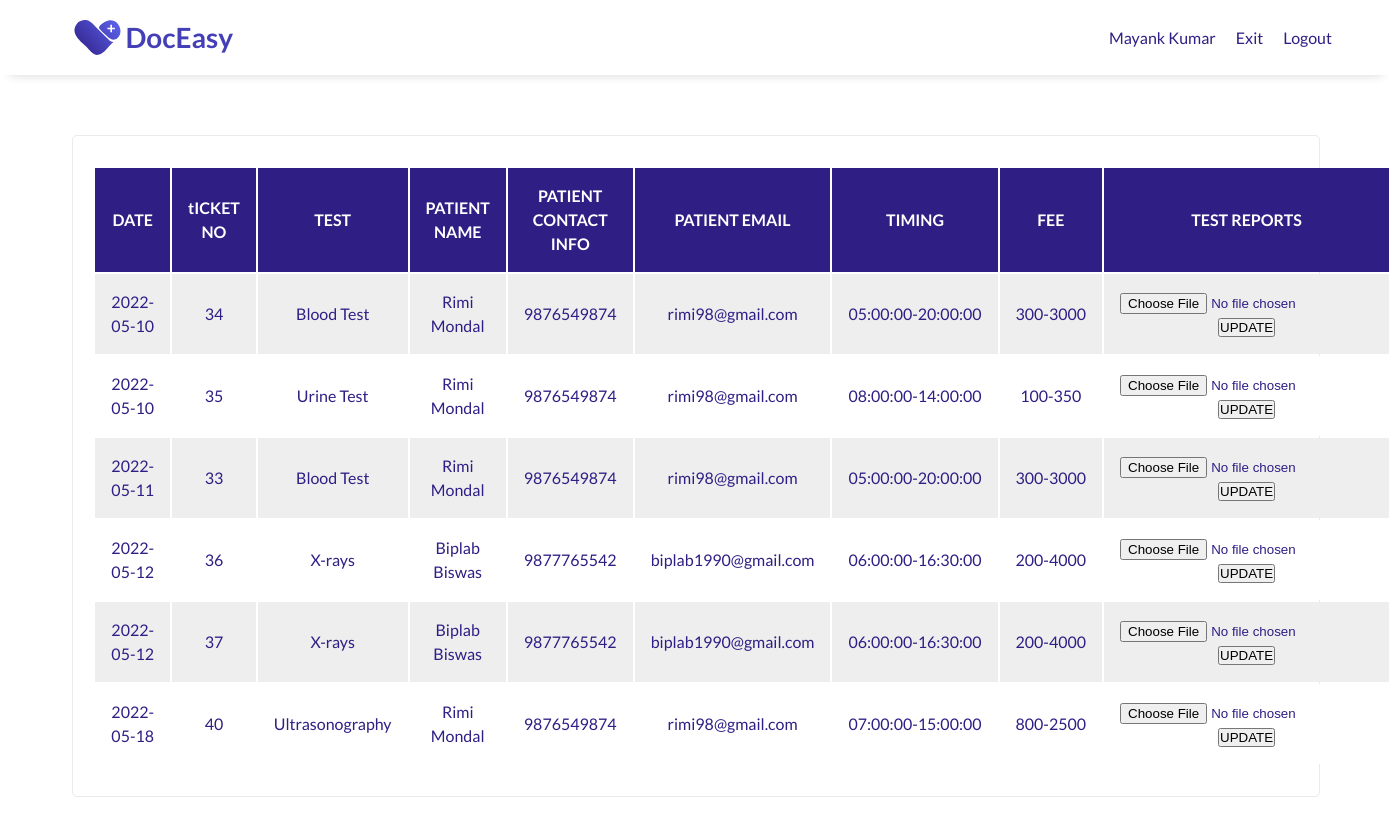
Page /public/historyPage/managementTestHistory.php (signed in) on the committed database.
### tables this page shows
CREATE TABLE `management` (
  `m_id` int(2) UNSIGNED NOT NULL,
  `clinic_id` int(4) UNSIGNED DEFAULT NULL,
  `username` varchar(10) NOT NULL,
  `password` int(10) UNSIGNED NOT NULL,
  `full_name` varchar(50) NOT NULL,
  `aadhar_no` bigint(12) UNSIGNED NOT NULL,
  `phn_no` bigint(10) UNSIGNED NOT NULL,
  `Email` varchar(50) NOT NULL
);

CREATE TABLE `test` (
  `t_id` int(4) UNSIGNED NOT NULL,
  `clinic_id` int(4) UNSIGNED DEFAULT NULL,
  `test_type` varchar(50) NOT NULL,
  `start_time` time NOT NULL,
  `end_time` time NOT NULL,
  `minimum_fee` int(4) UNSIGNED NOT NULL,
  `maximum_fee` int(4) UNSIGNED NOT NULL
);

CREATE TABLE `book_test` (
  `ticket_no` int(5) UNSIGNED NOT NULL,
  `test_id` int(4) UNSIGNED NOT NULL,
  `patient_id` int(5) UNSIGNED DEFAULT NULL,
  `clinic_id` int(4) UNSIGNED NOT NULL,
  `date` date NOT NULL,
  `approval_status` enum('PENDING','APPROVED','DECLINE','EXPIRE') NOT NULL DEFAULT 'PENDING',
  `test_appointment_slip` mediumblob DEFAULT NULL
);

CREATE TABLE `patient` (
  `p_id` int(5) UNSIGNED NOT NULL,
  `username` varchar(10) NOT NULL,
  `password` int(10) UNSIGNED NOT NULL,
  `full_name` varchar(50) NOT NULL,
  `aadhar_no` bigint(12) UNSIGNED NOT NULL,
  `dob` date NOT NULL,
  `age` int(2) UNSIGNED NOT NULL,
  `gender` enum('MALE','FEMALE','OTHER') NOT NULL,
  `marital_status` enum('MARRIED','UNMARRIED') NOT NULL,
  `phn_no` bigint(10) UNSIGNED NOT NULL,
  `email` varchar(50) NOT NULL,
  `address` varchar(200) NOT NULL,
  `city` varchar(50) NOT NULL,
  `pin_code` int(6) UNSIGNED NOT NULL,
  `allergic` varchar(100) DEFAULT NULL
);

### public/historyPage/managementTestHistory.php (the view, shortened to what this page needs)
<?php
include "../config.php";
if ($_SESSION["loggedIn"]) {
?>
    <!DOCTYPE html>
    <html lang="en">
    <head>
        <link rel="stylesheet" type="text/css" href="/assets/css/userHistory.css" />
    </head>
    <body>
        <?php
        $uname =  $_SESSION["uname"];
        $sql = "SELECT *,
                patient.full_name AS p_name, patient.email AS p_email, patient.phn_no AS p_contact, management.full_name AS m_name
                FROM test, clinic, management, patient, book_test
                WHERE clinic.id = book_test.clinic_id AND test.t_id = book_test.test_id AND patient.p_id = book_test.patient_id AND clinic.id = management.clinic_id AND management.username='$uname'
                ORDER BY date, test_type, p_name";
        $result = $conn->query($sql);
        $row = $result->fetch_assoc();
        if ($row) {
        ?>
            <header id="header">
                <div class="logo">
                    <a href="/index.php">
                        <img class="logo-img" id="header-img" src="/assets/images/doceasy/doceasy-logo.svg" alt="DocEasy logo" />
                    </a>
                </div>
                <nav id="nav-bar">
                    <ul>
                        <li><a class="nav-link" href="#"><?php echo $row["m_name"];  ?></a></li>
                        <li><a class="nav-link" href="/public/dashboard/managementDash.php">Exit</a></li>
                        <li><a class="nav-link" href="/public/logout/managementLogout.php">Logout</a></li>
                    </ul>
                </nav>
            </header>
            <main>
                <section id="table">
                    <div class="container">
                        <div class="card">
                            <table>
                                <tr>
                                    <th>DATE</th>
                                    <th>tICKET NO</th>
                                    <th>TEST</th>
                                    <th>PATIENT NAME</th>
                                    <th>PATIENT CONTACT INFO</th>
                                    <th>PATIENT EMAIL</th>
                                    <th>TIMING</th>
                                    <th>FEE</th>
                                    <th>TEST REPORTS</th>
                                </tr>
                                <?php
                                while ($row = $result->fetch_assoc()) {
                                    $ticket_no = $row["ticket_no"];
                                ?>
                                    <tr>
                                        <td> <?php echo $row["date"]; ?> </td>
                                        <td> <?php echo $row["ticket_no"]; ?> </td>
                                        <td> <?php echo $row["test_type"]; ?> </td>
                                        <td> <?php echo $row["p_name"]; ?> </td>
                                        <td> <?php echo $row["p_contact"]; ?> </td>
                                        <td> <?php echo $row["p_email"]; ?> </td>
                                        <td> <?php echo $row["start_time"] . "-" . $row["end_time"]; ?> </td>
                                        <td> <?php echo $row["minimum_fee"] . "-" . $row["maximum_fee"]; ?> </td>
                                        <?php
                                        $query_report = "SELECT * FROM book_test, test_report WHERE book_test.ticket_no = test_report.ticket_no AND test_report.ticket_no = $ticket_no";
                                        $result_report = $conn->query($query_report);
                                        $row_report = $result_report->fetch_assoc();
                                        if ($row_report) { ?>
                                            <td> <?php echo $row_report["report"]; ?> </td>
                                        <?php } else { ?>
                                            <td>
                                                <form method="POST">
                                                    <input type="file" name="report" id="report" value="<?php $report; ?>">
                                                    <button name="update" class="btn" value="update">UPDATE</button>
                                                </form>
                                            </td>
                                        <?php } ?>
                                    </tr>
                                <?php } ?>
                            </table>
                        </div>
                    </div>
                </section>
            </main>
    </body>
<?php
        } else {
            echo "No record found";
        }
    } else {
        header("Location: /public/login/ManagementLogin.php");
    }
?>
    </html>

### assets/css/userHistory.css (style rules this page uses)
* { margin: 0; padding: 0; box-sizing: border-box; scroll-behavior: smooth; }
html { font-size: 10px; }
body { font-size: 1.6rem; line-height: 1.5; font-family: "Lato", sans-serif; color: #37383a; }
li { list-style: none; }
a { color: #2f1e84; text-decoration: none; }
img { max-width: 100%; height: auto; display: block; }
.logo-img { width: 100%; max-width: 200px; }
.container { display: flex; flex-direction: row; justify-content: center; }
.card { display: flex; flex-direction: column; align-items: ce3nter; text-align: center; width: calc(100% / 1.1); margin: 1.5rem; padding: 3rem 2rem 3rem 2rem; border: 1px solid rgba(55, 56, 58, 0.1); border-radius: 5px; }
header { padding: 0 5rem; width: 100%; position: fixed; top: 0; min-height: 75px; display: flex; justify-content: space-between; align-items: center; background-color: #fff; box-shadow: 0 1rem 1rem -1rem rgba(55, 56, 58, 0.2); }
nav { font-weight: 400; }
nav>ul { display: flex; flex-direction: row; justify-content: space-around; }
nav li { padding: 0px 10px 0px 10px; }
#table { padding: 12rem 1rem; text-align: center; color: #2f1e84; }
td { text-align: center; width: 12em; padding: 1em; }
th { text-align: center; padding: 1em; background-color: #2f1e84; color: white; }
tr { height: 1em; }
table tr:nth-child(even) { background-color: #eee; }
table tr:nth-child(odd) { background-color: #fff; }

### rows in the picture
management: full_name "Mayank Kumar"
test: book_test.date "2022-05-10", book_test.ticket_no "34", test_type "Blood Test", patient.full_name "Rimi Mondal", patient.phn_no "9876549874", patient.email "rimi98@gmail.com", start_time "05:00:00", end_time "20:00:00", minimum_fee "300", maximum_fee "3000", book_test.date "2022-05-11", book_test.ticket_no "33"
test: book_test.date "2022-05-10", book_test.ticket_no "35", test_type "Urine Test", patient.full_name "Rimi Mondal", patient.phn_no "9876549874", patient.email "rimi98@gmail.com", start_time "08:00:00", end_time "14:00:00", minimum_fee "100", maximum_fee "350"
test: book_test.date "2022-05-12", book_test.ticket_no "36", test_type "X-rays", patient.full_name "Biplab Biswas", patient.phn_no "9877765542", patient.email "biplab1990@gmail.com", start_time "06:00:00", end_time "16:30:00", minimum_fee "200", maximum_fee "4000", book_test.ticket_no "37"
test: book_test.date "2022-05-18", book_test.ticket_no "40", test_type "Ultrasonography", patient.full_name "Rimi Mondal", patient.phn_no "9876549874", patient.email "rimi98@gmail.com", start_time "07:00:00", end_time "15:00:00", minimum_fee "800", maximum_fee "2500"
